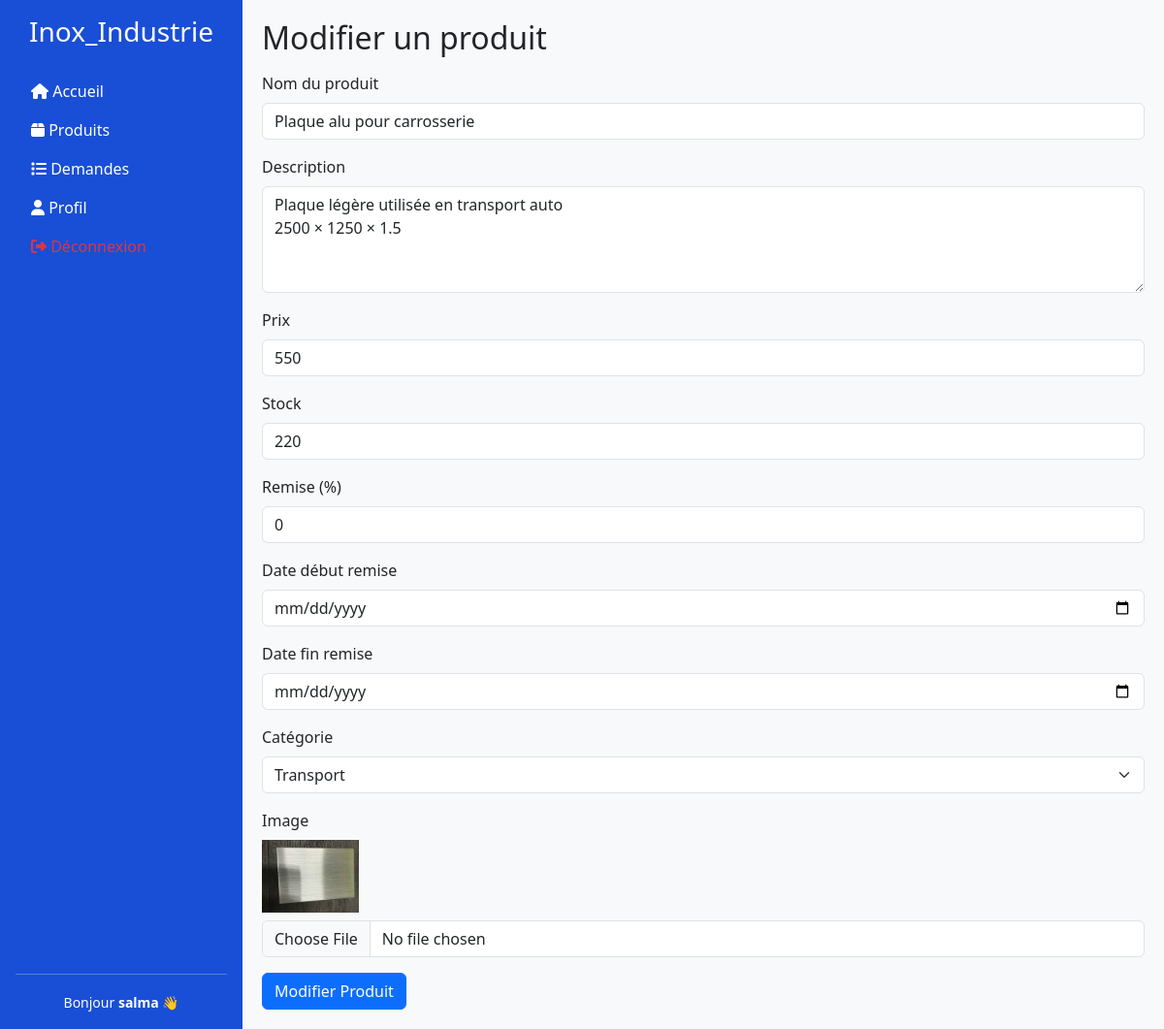
/admin/produit/modifier_produit.php?id=17 (signed in), run on the app's committed database.
### tables this page shows
CREATE TABLE `produits` (
  `id` int(11) NOT NULL,
  `nom` varchar(255) NOT NULL,
  `description` text NOT NULL,
  `image` varchar(255) NOT NULL,
  `prix` varchar(50) NOT NULL,
  `stock` int(11) NOT NULL,
  `categorie` varchar(100) NOT NULL,
  `prix_promo` decimal(10,2) DEFAULT NULL,
  `discount_percent` int(11) DEFAULT NULL,
  `date_debut_discount` date DEFAULT NULL,
  `date_fin_discount` date DEFAULT NULL
);

### admin/produit/modifier_produit.php (the view, shortened to what this page needs)
<?php
$conn = new mysqli('localhost','root','','inox_industrie');
$sql = "SELECT * FROM admin WHERE email='".$_SESSION['email']."'";
$r = $conn->query($sql);
$admin = $r->fetch_assoc();
$id = (int)$_GET['id'];
$sql_produit = "SELECT * FROM produits WHERE id = $id";
$res = $conn->query($sql_produit);
$produit = $res->fetch_assoc();
?>
<!DOCTYPE html>
<html lang="fr">
<head>
<link href="https://cdn.jsdelivr.net/npm/bootstrap@5.3.3/dist/css/bootstrap.min.css" rel="stylesheet">
<link rel="stylesheet" href="https://cdnjs.cloudflare.com/ajax/libs/font-awesome/6.5.1/css/all.min.css">
</head>
<body>
<div class="sidebar d-flex flex-column p-3">
  <h3 class="text-center mb-4">Inox_Industrie</h3>
  <ul class="nav nav-pills flex-column mb-auto">
    <li><a href="../acceuil.php" class="nav-link text-white"><i class="fas fa-home"></i> Accueil</a></li>
    <li>
      <a class="nav-link text-white" data-bs-toggle="collapse" href="#produitMenu">
        <i class="fas fa-box"></i> Produits
      </a>
    </li>
    <li><a href="envoye.php" class="nav-link text-white"><i class="fas fa-list"></i> Demandes</a></li>
    <li><a href="../monprofil.php" class="nav-link text-white"><i class="fas fa-user"></i> Profil</a></li>
    <li><a href="../deconnexion.php" class="nav-link text-danger"><i class="fas fa-sign-out-alt"></i> Déconnexion</a></li>
  </ul>
  <hr>
  <div class="text-center">
    <small>Bonjour <strong><?= htmlspecialchars($admin['username']); ?></strong> 👋</small>
  </div>
</div>
<div class="content">
<h2>Modifier un produit</h2>
<form method="POST" enctype="multipart/form-data" class="mt-3">
<div class="mb-3">
<label class="form-label">Nom du produit</label>
<input type="text" class="form-control" value="<?= htmlspecialchars($produit['nom']); ?>" readonly>
</div>
<div class="mb-3">
<label class="form-label">Description</label>
<textarea name="description" rows="4" class="form-control" required><?= htmlspecialchars($produit['description']); ?></textarea>
</div>
<div class="mb-3">
<label class="form-label">Prix</label>
<input type="number" step="0.01" min="0" name="prix" class="form-control" value="<?= $produit['prix']; ?>" required>
</div>
<div class="mb-3">
<label class="form-label">Stock</label>
<input type="number" name="stock" class="form-control" value="<?= $produit['stock']; ?>" required>
</div>
<div class="mb-3">
<label class="form-label">Remise (%)</label>
<input type="number" step="0.01" min="0" max="100" name="discount_percent" class="form-control" value="<?= $produit['discount_percent'] ?? 0; ?>">
</div>
<div class="mb-3">
<label class="form-label">Date début remise</label>
<input type="date" name="date_debut_discount" class="form-control" value="<?= $produit['date_debut_discount'] ?? ''; ?>">
</div>
<div class="mb-3">
<label class="form-label">Date fin remise</label>
<input type="date" name="date_fin_discount" class="form-control" value="<?= $produit['date_fin_discount'] ?? ''; ?>">
</div>
<div class="mb-3">
<label class="form-label">Catégorie</label>
<select name="categorie" class="form-select" required>
<?php
$categories = ["Alimentaire","Construction","Transport","Énergie & Chimie","Domestique","Médical"];
foreach($categories as $cat){
    $sel = ($produit['categorie']==$cat)?"selected":"";
    echo "<option value='$cat' $sel>$cat</option>";
}
?>
</select>
</div>
<div class="mb-3">
<label class="form-label">Image</label><br>
<img src="../../assets/IMG/<?= $produit['image']; ?>" width="100" class="mb-2"><br>
<input type="file" name="image" class="form-control" accept="image/*">
</div>
<button type="submit" name="submit" class="btn btn-primary">Modifier Produit</button>
</form>
</div>
</body>
</html>

### admin/produit/modifier_produit.php (style rules this page uses)
body { min-height: 100vh; display: flex; }
.sidebar { width: 250px; background: #194ed6ff; color: #fff; flex-shrink: 0; }
.sidebar a { color: #fff; text-decoration: none; }
.content { flex-grow: 1; padding: 20px; background: #f8f9fa; }

### data on the page
produits: nom "Plaque alu pour carrosserie", description "Plaque légère utilisée en transport auto 2500 × 1250 × 1.5", prix "550", stock "220", discount_percent "0", image (picture)

### other printed values
$admin['username'] "salma"
form field categorie "Transport"
